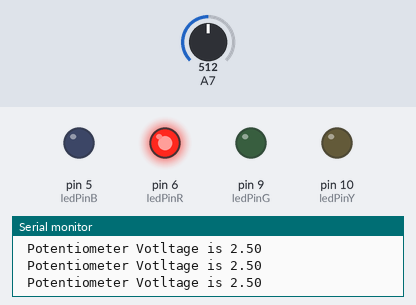
A sketch run on a simulated Arduino Mega 2560, built with avr-gcc and run on an emulated ATmega2560. Shown: output pins drawn as LEDs (lit = HIGH), the last lines printed to the serial monitor. The test bench sets the inputs (shaded band); at power-on: A7 = 512.

Above: at 1.2 s.
1.3 s: A7 set to 605
2.8 s: A7 set to 629
At 4.1 s:
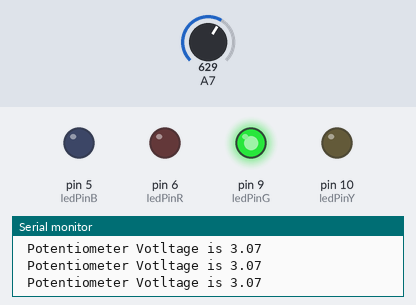
4.5 s: A7 set to 805
6.0 s: A7 set to 837
At 6.7 s:
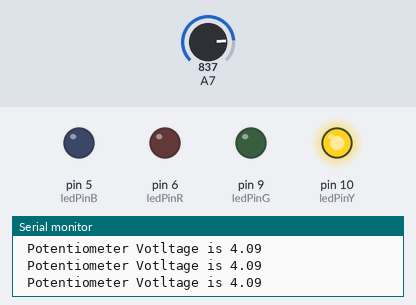
7.5 s: A7 set to 306
At 8.1 s:
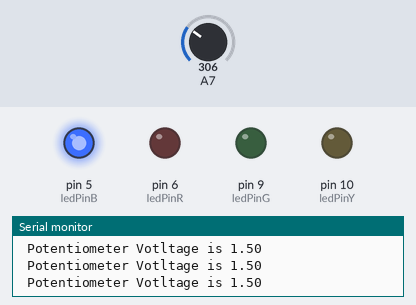
9.0 s: A7 set to 317
At 9.4 s:
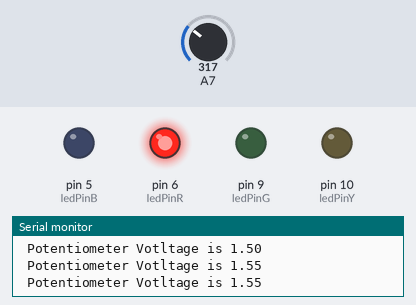
Timing chart, 0 to 11.5 s (numbered marks = the images above; inputs shaded):
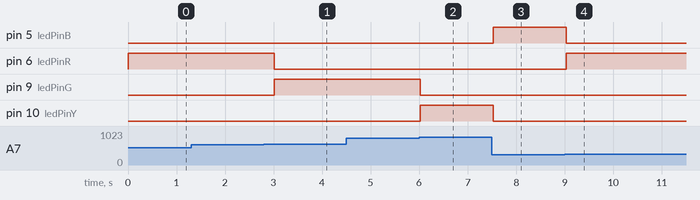

Measured:
- the behaviour switches between 613 and 614 on A7 (found by bisection; images 0 and 1)
- the behaviour switches between 818 and 819 on A7 (found by bisection; images 1 and 2)
- the behaviour switches between 306 and 307 on A7 (found by bisection; images 3 and 4)
- after the input at 2.8 s, pin 6 (ledPinR): HIGH → LOW after 0.21 s; pin 9 (ledPinG): LOW → HIGH after 0.21 s
- after the input at 6.0 s, pin 9 (ledPinG): HIGH → LOW at once; pin 10 (ledPinY): LOW → HIGH at once
- after the input at 7.5 s, pin 5 (ledPinB): LOW → HIGH at once; pin 10 (ledPinY): HIGH → LOW at once
- after the input at 9.0 s, pin 5 (ledPinB): HIGH → LOW at once; pin 6 (ledPinR): LOW → HIGH at once

The sketch:

McWhorter_13IfStatements.ino
```cpp
int potPin = 23;
int ledPinB = 5;
int ledPinR = 6;
int ledPinG = 9;
int ledPinY = 10;
float V2;
int readVal;
int dt =250;


void setup() {
  // put your setup code here, to run once:
Serial.begin(9600);
pinMode(potPin, INPUT);
pinMode(ledPinB, OUTPUT);
pinMode(ledPinR, OUTPUT);
pinMode(ledPinG, OUTPUT);
pinMode(ledPinY, OUTPUT);

}

void loop() {
  // put your main code here, to run repeatedly:
  readVal = analogRead(potPin);
  V2= (5./1023.)*readVal;
  Serial.print(" Potentiometer Votltage is ");
  Serial.println(V2);
  if (V2 >0.1 && V2 < 1.5){
    digitalWrite(ledPinB, HIGH);

  }
  if (V2 > 1.5 || V2 < 0.1) {
    digitalWrite(ledPinB, LOW);
  }

  if (V2 > 1.5 && V2 < 3.0){
  digitalWrite(ledPinR, HIGH);
  }
  if (V2 < 1.5 || V2 > 3.0){
  digitalWrite(ledPinR, LOW);
  }

  if (V2 > 3.0 && V2 < 4.0){
  digitalWrite(ledPinG, HIGH);
  }
  if (V2 < 3.0 || V2 > 4.0) {
  digitalWrite(ledPinG, LOW);
  }

  if (V2 > 4.0 && V2 <= 5.0){
  digitalWrite(ledPinY, HIGH);
  }
  if (V2 < 4.0){
  digitalWrite(ledPinY, LOW);
  }
  delay(dt);
  }
```
